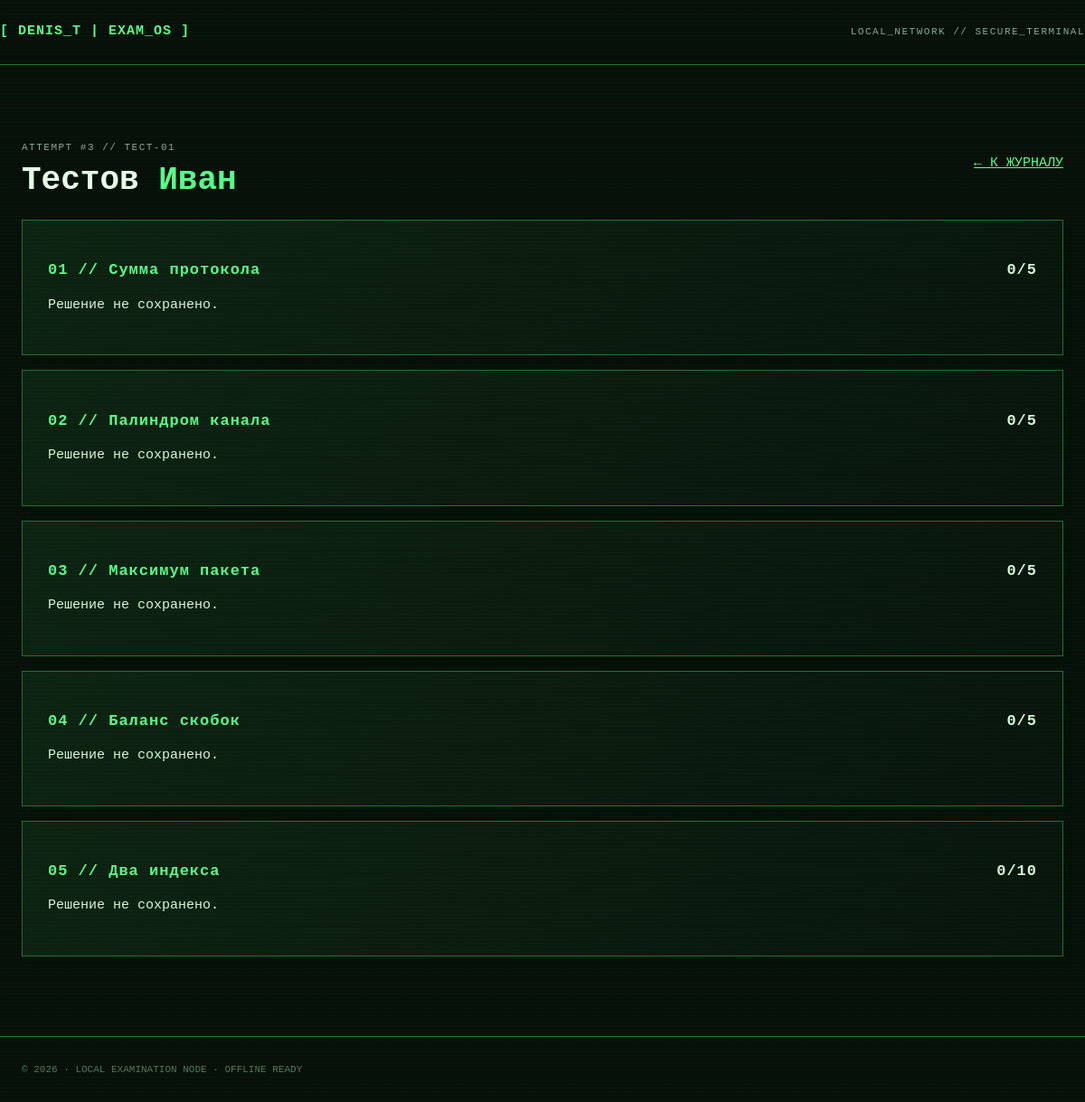
/admin/attempt/3 (signed in), run on the app's committed database.
### tables this page shows
CREATE TABLE attempts (
          id INTEGER PRIMARY KEY, group_name TEXT NOT NULL, first_name TEXT NOT NULL,
          last_name TEXT NOT NULL, language TEXT NOT NULL, started_at TEXT NOT NULL,
          expires_at TEXT NOT NULL, submitted_at TEXT, total_score INTEGER DEFAULT 0
        );

### server.py (the view)
@app.route("/admin/attempt/<int:attempt_id>")
def admin_attempt(attempt_id):
    if not session.get("admin"): return redirect(url_for("admin"))
    with db() as con:
        attempt = con.execute("SELECT * FROM attempts WHERE id=?", (attempt_id,)).fetchone()
        records = con.execute("SELECT * FROM solutions WHERE attempt_id=? ORDER BY task_id", (attempt_id,)).fetchall()
    if not attempt: return "Не найдено", 404
    return render_template("admin_attempt.html", attempt=attempt, records=records, tasks=TASKS)

### server.py (called while the page is built)
def db():
    con = sqlite3.connect(DB_PATH)
    con.row_factory = sqlite3.Row
    return con

### templates/admin_attempt.html
{% extends 'base.html' %}{% block content %}<div class="exam-head"><div><p class="eyebrow">ATTEMPT #{{attempt['id']}} // {{attempt['group_name']}}</p><h1>{{attempt['last_name']}} <em>{{attempt['first_name']}}</em></h1></div><a class="text-link" href="/admin/dashboard">← К ЖУРНАЛУ</a></div>{% for task in tasks %}{% set row = records|selectattr('task_id','equalto',task.id)|list|first %}<section class="panel admin-code"><h2>0{{task.id}} // {{task.title}} <span>{{row['score'] if row else 0}}/{{task.points}}</span></h2>{% if row %}<p>Тесты: {{row['passed']}}/{{row['total']}} · Сходство с эталонным кодом: {{row['similarity']}}%</p><p class="hint">{{row['efficiency']}}</p><pre>{{row['code']}}</pre>{% else %}<p>Решение не сохранено.</p>{% endif %}</section>{% endfor %}{% endblock %}

### static/style.css (style rules this page uses)
:root { --green:#59ff89;--deep:#061009;--panel:#0a1b0e;--line:#1e7037;--muted:#8aab91;--red:#ff5364 }
* { box-sizing:border-box }
body { margin:0;background:var(--deep);color:#d5f8d8;font:15px/1.5 "Courier New",monospace;min-height:100vh }
.status,.eyebrow { font-size:11px;color:var(--muted);letter-spacing:1.5px }
h1 { font-size:clamp(34px,6vw,72px);line-height:.94;margin:12px 0 20px;color:#e7ffe9 }
h1 em { color:var(--green);font-style:normal }
h2 { font-size:17px;color:var(--green);letter-spacing:1px }
.panel { background:linear-gradient(135deg,#0d2312,#08140b);border:1px solid var(--line);padding:28px;box-shadow:10px 10px 0 #031006 }
.text-link,a { color:var(--green) }
.exam-head { display:flex;justify-content:space-between;align-items:center;margin-bottom:24px;gap:15px }
.exam-head h1 { font-size:36px;margin:3px 0 }
.admin-code { margin-bottom:16px }
.admin-code h2 span { float:right;color:#d5f8d8 }

### data on the page
attempts: id "3", group_name "ТЕСТ-01", last_name "Тестов", first_name "Иван"

### other printed values
{{ task.id }} "1" "2" "3" "4" "5"
{{ task.title }} "Сумма протокола" "Палиндром канала" "Максимум пакета" "Баланс скобок" "Два индекса"
{{ row['score'] if row else 0 }} "0" "0" "0" "0" "0"
{{ task.points }} "5" "5" "5" "5" "10"
